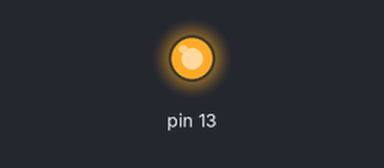
Recording of a sketch running on a simulated Arduino Uno, built with avr-gcc and run on an emulated ATmega328P. On the bench: output pins drawn as LEDs (lit = HIGH).

Above: at 0.1 s.
At 2.1 s:
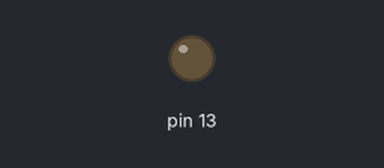
Timing chart, 0 to 3.6 s (numbered marks = the images above):
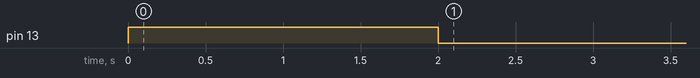

The sketch:

task02b_clear_bit.ino
```cpp
// Задание 2Б: сброс PB5 в LOW, остальные выводы порта B не меняются
void setup() {
  DDRB = 0b00100000;
  PORTB |= (1 << 5);      // для наглядности: сначала включаем светодиод
  delay(2000);
  PORTB &= ~(1 << 5);     // сброс бита 5
}

void loop() {}
```

Measured:
- by itself, pin 13: HIGH → LOW at 2.0 s
